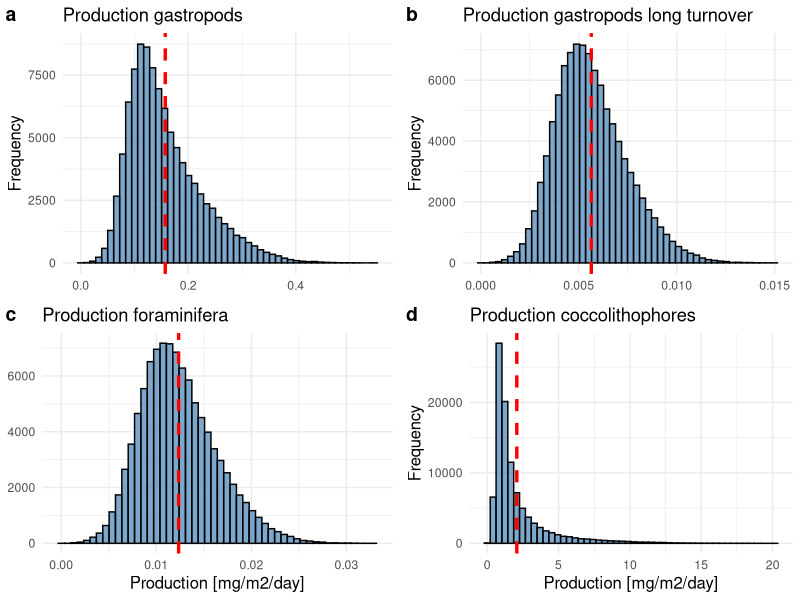
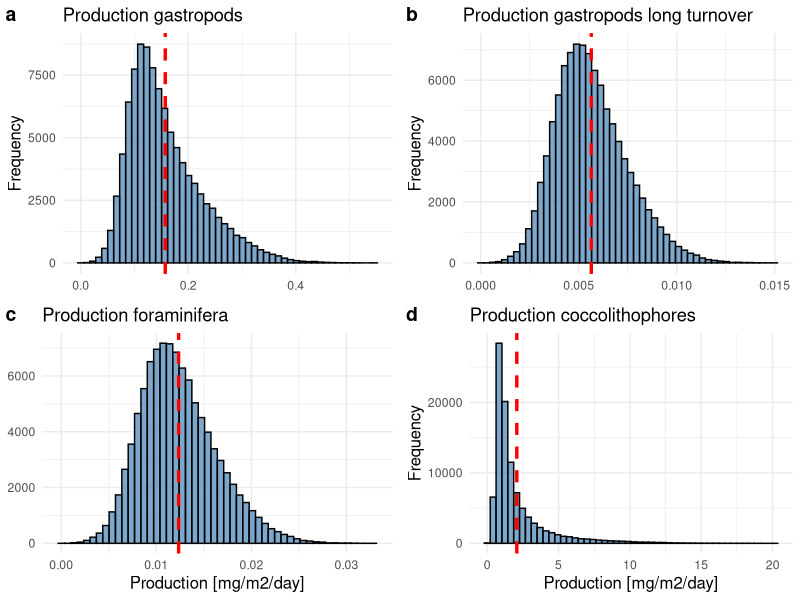

These charts were generated, in order, by the following R code:
## ---- chunk 1
knitr::opts_chunk$set(echo = TRUE)
## ---- chunk 2

# Load required library
library(ggplot2)
library(ggpubr)

# Monte Carlo function that returns production samples & confidence intervals
monte_carlo_production <- function(ss_mean, ss_uncertainty_fraction, tt_low, tt_high, n_simulations = 100000, confidence_level = 0.95) {
  # Set seed for reproducibility
  set.seed(123)

  ss_uncertainty <- ss_uncertainty_fraction * ss_mean
  
  # Generate random samples for SS (Standing Stock), ensure non-negative values using pmax
  ss_samples <- if (ss_uncertainty > 0) {
    pmax(rnorm(n_simulations, mean = ss_mean, sd = ss_uncertainty), 0)
  } else {
    rep(ss_mean, n_simulations)
  }
  
  # Generate random samples for TT (Turnover Time) - Uniform distribution
  tt_samples <- runif(n_simulations, min = tt_low, max = tt_high)

  # Compute Production: P = SS / TT
  production_samples <- ss_samples / tt_samples

  
  # Clean samples: remove NaN, Inf, negative, or zero
  production_samples <- production_samples[is.finite(production_samples) & production_samples > 0]
  
  
  # Compute statistics
  mean_production <- mean(production_samples)
  std_production <- sd(production_samples)

  # Compute Confidence Interval
  z_value <- qnorm(1 - (1 - confidence_level) / 2)  # Z-score for given confidence level
  error_margin <- z_value * (std_production / sqrt(n_simulations))
  ci_lower <- mean_production - error_margin
  ci_upper <- mean_production + error_margin

  # Save results as a data frame
  results <- data.frame(
    production_samples = production_samples,
    ci_lower = ci_lower,
    ci_upper = ci_upper
  )

  # Print summary
  cat(sprintf("Estimated Production: %.6f units\n", mean_production))
  cat(sprintf("Uncertainty (Standard Deviation): %.6f units\n", std_production))
  cat(sprintf("%.0f%% Confidence Interval: [%.6f, %.6f] units\n", confidence_level * 100, ci_lower, ci_upper))

  # Return results
  return(results)
}



## ---- chunk 3

# Load required libraries
library(ggplot2)
library(readxl)

# Set seed for reproducibility
set.seed(123)


# Plankton data
SS_all <- read_xlsx("data_files_for_plotting/Standingstocks_for_MC_CALCULATIONS.xlsx")



# extract data
SS_st6_gastro <- SS_all$`SSm2 [mg/m2]`[SS_all$station == 6 & SS_all$group == "gastropod total"]
SS_st9_gastro <- SS_all$`SSm2 [mg/m2]`[SS_all$station == 9 & SS_all$group == "gastropod total"]
SS_av_gastro <- (SS_st6_gastro + SS_st9_gastro )/2
SS_st6_foram <- SS_all$`SSm2 [mg/m2]`[SS_all$station == 6 & SS_all$group == "foraminifera total"]
SS_st9_foram <- SS_all$`SSm2 [mg/m2]`[SS_all$station == 9 & SS_all$group == "foraminifera total"]
SS_av_foram <- (SS_st6_foram + SS_st9_foram )/2
SS_st6_cocco <- SS_all$`SSm2 [mg/m2]`[SS_all$station == 6 & SS_all$group == "coccosphere"]
SS_st9_cocco <- SS_all$`SSm2 [mg/m2]`[SS_all$station == 9 & SS_all$group == "coccosphere"]
SS_av_cocco <- (SS_st6_cocco + SS_st9_cocco )/2


## ---- chunk 4

tt_low_g <- 5
tt_high_g <- 16
tt_low_f <- 14
tt_high_f <- 28
tt_low_c <- 0.6
tt_high_c <- 10

tt_low_g_extra <-183 # 6 months
tt_high_g_extra <- 365 # 1 year


results_gastropods <- monte_carlo_production(SS_av_gastro, ss_uncertainty =  0.25, tt_low =  tt_low_g, tt_high = tt_high_g, n_simulations = 100000, confidence_level = 0.95 )

results_gastropods_extra <- monte_carlo_production(SS_av_gastro, ss_uncertainty =  0.25, tt_low =  tt_low_g_extra, tt_high = tt_high_g_extra, n_simulations = 100000, confidence_level = 0.95 )


results_forams <- monte_carlo_production(SS_av_foram, ss_uncertainty =  0.25, tt_low =  tt_low_f, tt_high = tt_high_f, n_simulations = 100000, confidence_level = 0.95 )

results_cocco <- monte_carlo_production(SS_av_cocco, ss_uncertainty =  0.25, tt_low =  tt_low_c, tt_high = tt_high_c, n_simulations = 100000, confidence_level = 0.95 )


## ---- chunk 5

prod <- results_cocco$production_samples
ci_l <- results_cocco$ci_lower
ci_u <- results_cocco$ci_upper
# Plot histogram of production results with CI lines
p_cocco_ss <- ggplot(data.frame(prod), aes(x = prod)) +
  geom_histogram(bins = 50, fill = "steelblue", alpha = 0.7, color = "black") +
  geom_vline(xintercept = ci_l, color = "red", linetype = "dashed", linewidth = 1) +
  geom_vline(xintercept = ci_u, color = "red", linetype = "dashed", linewidth = 1) +
  labs(title = "Production coccolithophores",
       x = "Production [mg/m2/day]", y = "Frequency") +
  theme_minimal() +
      theme(
    axis.title.y = element_text(size = 12),
    axis.title.x = element_text(size = 12)
  )


prod <- results_gastropods$production_samples
ci_l <- results_gastropods$ci_lower
ci_u <- results_gastropods$ci_upper

# Plot histogram of production results with CI lines
p_gastro_ss <- ggplot(data.frame(prod), aes(x = prod)) +
  geom_histogram(bins = 50, fill = "steelblue", alpha = 0.7, color = "black") +
  geom_vline(xintercept = ci_l, color = "red", linetype = "dashed", linewidth = 1) +
  geom_vline(xintercept = ci_u, color = "red", linetype = "dashed", linewidth = 1) +
  labs(title = "Production gastropods",
       x = "Production [mg/m2/day]", y = "Frequency") +
  theme_minimal()+
  theme(
    axis.title.y = element_text(size = 12),
    axis.title.x = element_blank()
  )

prod <- results_gastropods_extra$production_samples
ci_l <- results_gastropods_extra$ci_lower
ci_u <- results_gastropods_extra$ci_upper

# Plot histogram of production results with CI lines
p_gastro_ss_extra <- ggplot(data.frame(prod), aes(x = prod)) +
  geom_histogram(bins = 50, fill = "steelblue", alpha = 0.7, color = "black") +
  geom_vline(xintercept = ci_l, color = "red", linetype = "dashed", linewidth = 1) +
  geom_vline(xintercept = ci_u, color = "red", linetype = "dashed", linewidth = 1) +
  labs(title = "Production gastropods long turnover",
       x = "Production [mg/m2/day]", y = "Frequency") +
  theme_minimal()+
  theme(
    axis.title.y = element_text(size = 12),
    axis.title.x = element_blank()
  )

prod <- results_forams$production_samples
ci_l <- results_forams$ci_lower
ci_u <- results_forams$ci_upper
# Plot histogram of production results with CI lines
p_foram_ss <- ggplot(data.frame(prod), aes(x = prod)) +
  geom_histogram(bins = 50, fill = "steelblue", alpha = 0.7, color = "black") +
  geom_vline(xintercept = ci_l, color = "red", linetype = "dashed", linewidth = 1) +
  geom_vline(xintercept = ci_u, color = "red", linetype = "dashed", linewidth = 1) +
  labs(title = "Production foraminifera ",
       x = "Production [mg/m2/day]", y = "Frequency") +
  theme_minimal()+
  theme(
    axis.title.y = element_blank(),
    axis.title.x = element_text(size = 12)
  )


# Arrange plots
finalplot <- ggarrange(p_gastro_ss, p_gastro_ss_extra, p_foram_ss, p_cocco_ss,
          labels = c("a", "b", "c", "d"),
          ncol = 2, nrow = 2,
          common.legend = TRUE, legend = "bottom") # Keep a common legend

ggsave("MC_prod_all.png", finalplot, width = 10, height = 10, dpi = 300)






# save to pdf or png


#ggsave("MC_SS_gastropod.png", p_gastro_ss, width = 8, height = 6, dpi = 300)
#ggsave("MC_SS_foram.png", p_foram_ss, width = 8, height = 6, dpi = 300)
#ggsave("MC_SS_coccosphere.png", p_cocco_ss, width = 8, height = 6, dpi = 300)

## ---- chunk 6
finalplot
